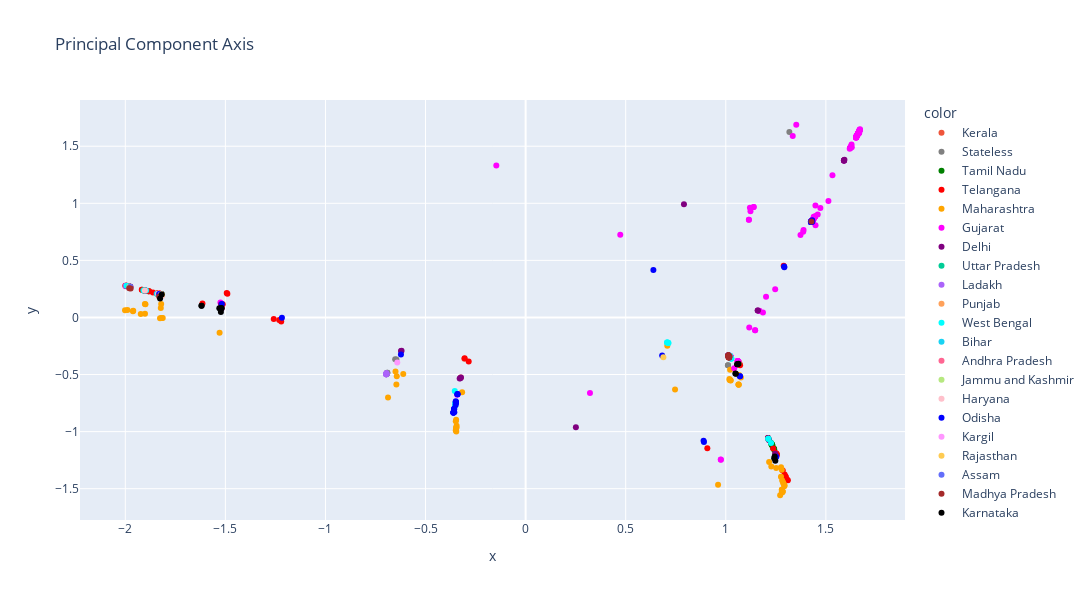

Notebook cell for this chart:
### Code cell
for_x = final_df.PC1.tolist()
for_y = final_df.PC2.tolist()
for_states = final_df.State.tolist()
for_hover = final_df.StrainID.tolist()

fig = px.scatter(x=for_x, y=for_y, color=for_states, height=600, width=1200,
                 title="Principal Component Axis",
                color_discrete_map={
                "Stateless": "grey",
                "Tamil Nadu": "green",
                "Telangana": "red",
                "Maharashtra": "orange",
                "Gujarat": "magenta",
                "Delhi": "purple",
                "West Bengal": "aqua",
                "Haryana": "pink",
                "Odisha": "blue",
                "Madhya Pradesh": "brown",
                "Karnataka": "black"})
fig.show()

### Figure 1 — Plotly figure (JSON) as saved in the notebook; plotly's stock layout.template omitted (floating-point values rounded to 4 significant figures; data arrays with more than 128 entries replaced by an {"elided": "..."} marker saying what was removed)
{"data": [{"hovertemplate": "color=Kerala<br>x=%{x}<br>y=%{y}<extra></extra>", "legendgroup": "Kerala", "marker": {"color": "#EF553B", "symbol": "circle"}, "mode": "markers", "name": "Kerala", "orientation": "v", "showlegend": true, "type": "scatter", "x": [-0.3057, -0.324], "xaxis": "x", "y": [-0.3617, -0.5258], "yaxis": "y"}, {"hovertemplate": "color=Stateless<br>x=%{x}<br>y=%{y}<extra></extra>", "legendgroup": "Stateless", "marker": {"color": "grey", "symbol": "circle"}, "mode": "markers", "name": "Stateless", "orientation": "v", "showlegend": true, "type": "scatter", "x": [-0.6936, -0.6961, -0.6961, -0.6951, -0.6926, -0.6458, -0.6946, -0.6517, 1.021, -0.6911, -0.6924, -0.6911, -0.6916, -0.6926, 1.017, 1.017, 1.211, 1.011, 1.011, 1.018, 1.018, 1.018, 1.019, 1.318, -1.818, 1.246, 1.246], "xaxis": "x", "y": [-0.4915, -0.4978, -0.4978, -0.4953, -0.4889, -0.3685, -0.494, -0.3663, -0.3435, -0.4851, -0.4872, -0.4851, -0.4863, -0.4889, -0.3385, -0.3385, -1.057, -0.4178, -0.4178, -0.34, -0.34, -0.34, -0.3409, 1.624, 0.2011, -1.192, -1.192], "yaxis": "y"}, {"hovertemplate": "color=Tamil Nadu<br>x=%{x}<br>y=%{y}<extra></extra>", "legendgroup": "Tamil Nadu", "marker": {"color": "green", "symbol": "circle"}, "mode": "markers", "name": "Tamil Nadu", "orientation": "v", "showlegend": true, "type": "scatter", "x": [-1.826, 1.227, 1.23, 1.227, -1.822, 1.232, 1.241, 1.241, 1.232, 1.242, 1.232, -1.826, -1.826, 1.236, 1.23, 1.23, 1.232, 1.226, 1.24, -1.819, -1.818, -1.979, -1.522, -1.52, -1.818, -1.523, -1.818, -1.819, -1.834, -1.818, -1.824, -1.818, -1.883, -1.818], "xaxis": "x", "y": [0.2042, -1.104, -1.112, -1.104, 0.1992, -1.121, -1.153, -1.153, -1.118, -1.156, -1.118, 0.2042, 0.2042, -1.143, -1.112, -1.112, -1.118, -1.101, -1.15, 0.2016, 0.2011, 0.2708, 0.08333, 0.08312, 0.2011, 0.08355, 0.2011, 0.2016, 0.2075, 0.2011, 0.1998, 0.2011, 0.2302, 0.2011], "yaxis": "y"}, {"hovertemplate": "color=Telangana<br>x=%{x}<br>y=%{y}<extra></extra>", "legendgroup": "Telangana", "marker": {"color": "red", "symbol": "circle"}, "mode": "markers", "name": "Telangana", "orientation": "v", "showlegend": true, "type": "scatter", "x": [-1.818, -1.513, -1.836, -1.818, -1.832, -1.992, -1.828, -1.823, -1.918, -1.818, -1.82, -1.835, -1.992, -1.493, -1.836, -1.836, -1.83, -1.49, -1.818, -1.883, -1.993, -1.818, -1.818, -1.818, -1.827, -1.231, -1.834, -1.824, -1.832, -1.829, -1.221, -1.615, -1.904, -1.818, -0.3046, -1.828, -1.979, -1.881, -1.82, -1.828, -1.832, -1.832, -1.975, -1.839, -1.258, -1.837, -1.837, -1.917, -1.908, -1.823, -1.862, -1.833, -1.835, -1.984, -1.818, -2.0, -1.902, -1.519, -1.519, -1.829, 1.25, 1.254, 1.237, 1.254, 0.9078, 1.256, 1.068, 1.067, 1.071, 1.285, 1.299, 1.294, 1.307, 1.307, 1.31, 1.299, 1.3, -1.818, -1.992, -1.995, -1.995, -1.995, -1.992, 1.02, 1.02, -1.818, -1.823, -1.824, -1.908, -1.992, 1.013, -1.82, 1.289, -0.2844, -1.82, -1.82, 1.211], "xaxis": "x", "y": [0.2011, 0.1167, 0.2085, 0.2011, 0.2096, 0.2756, 0.205, 0.2032, 0.2435, 0.2011, 0.2011, 0.2082, 0.2756, 0.2143, 0.2085, 0.2085, 0.2058, 0.2067, 0.2011, 0.2302, 0.2763, 0.2011, 0.2011, 0.2011, 0.2045, -0.02341, 0.2075, 0.2033, 0.2064, 0.2055, -0.03498, 0.1226, 0.2368, 0.2011, -0.3571, 0.208, 0.2708, 0.229, 0.2021, 0.208, 0.2069, 0.2069, 0.2686, 0.2124, -0.01416, 0.2072, 0.2072, 0.242, 0.2387, 0.2032, 0.218, 0.2116, 0.2107, 0.2728, 0.2011, 0.2784, 0.2362, 0.1184, 0.1184, 0.2042, -1.187, -1.196, -1.147, -1.196, -1.145, -1.203, -0.4033, -0.403, -0.4189, -1.34, -1.394, -1.376, -1.425, -1.425, -1.427, -1.394, -1.408, 0.2011, 0.2756, 0.277, 0.277, 0.277, 0.2756, -0.3414, -0.3414, 0.2011, 0.2032, 0.2037, 0.2357, 0.2756, -0.3326, 0.2, 0.4535, -0.3866, 0.2, 0.2, -1.057], "yaxis": "y"}, {"hovertemplate": "color=Maharashtra<br>x=%{x}<br>y=%{y}<extra></extra>", "legendgroup": "Maharashtra", "marker": {"color": "orange", "symbol": "circle"}, "mode": "markers", "name": "Maharashtra", "orientation": "v", "showlegend": true, "type": "scatter", "x": [-1.829, -1.902, 1.013, -0.3488, 0.7078, -1.52, -1.819, -1.904, -1.823, -1.826, -1.823, -1.84, 1.28, 1.281, 1.292, 1.284, 1.282, 1.024, 1.024, 1.252, 1.288, 1.282, 1.286, 1.294, 1.284, -0.6437, -0.6501, 1.021, -0.3173, -0.6874, 1.064, 1.075, -0.3448, -0.3465, 1.018, 1.019, -0.349, -0.3489, -0.3472, -0.3464, -0.346, -0.347, -1.819, -1.923, -1.902, -1.899, -1.979, -1.823, -1.821, 1.067, -1.96, -1.826, -2.001, 1.276, -1.813, -0.6114, -1.962, 1.28, 0.9615, -1.818, -1.902, 0.7465, -1.529, 1.28, 1.282, 1.227, 1.281, -0.6457, 1.28, 1.283, 1.065, 1.216, 1.06, 1.272, -1.989, -1.835, 1.067, 1.067, 1.063, 1.276], "xaxis": "x", "y": [0.2085, 0.2362, -0.3326, -0.7438, -0.2485, 0.08312, 0.2016, 0.2368, 0.2032, 0.2042, 0.2032, 0.2061, -1.51, -1.514, -1.479, -1.525, -1.518, -0.5524, -0.551, -1.32, -1.454, -1.518, -1.447, -1.47, -1.525, -0.514, -0.4732, -0.4572, -0.6559, -0.7019, -0.5874, -0.5271, -0.9486, -0.9657, -0.5392, -0.5474, -0.9911, -0.909, -0.8957, -0.9998, -0.9609, -0.9708, -0.004819, 0.03077, 0.03146, 0.1161, 0.2708, 0.08186, 0.1188, -0.5066, 0.05895, -0.006003, 0.06377, -1.395, -0.004057, -0.4946, 0.05373, -1.526, -1.465, -0.00388, 0.1169, -0.6318, -0.133, -1.51, -1.429, -1.306, -1.514, -0.5879, -1.334, -1.531, -0.5889, -1.265, -0.3832, -1.558, 0.06633, 0.2104, -0.394, -0.5066, -0.5884, -1.312], "yaxis": "y"}, {"hovertemplate": "color=Gujarat<br>x=%{x}<br>y=%{y}<extra></extra>", "legendgroup": "Gujarat", "marker": {"color": "magenta", "symbol": "circle"}, "mode": "markers", "name": "Gujarat", "orientation": "v", "showlegend": true, "type": "scatter", "x": {"elided": "201 float values"}, "xaxis": "x", "y": {"elided": "201 float values"}, "yaxis": "y"}, {"hovertemplate": "color=Delhi<br>x=%{x}<br>y=%{y}<extra></extra>", "legendgroup": "Delhi", "marker": {"color": "purple", "symbol": "circle"}, "mode": "markers", "name": "Delhi", "orientation": "v", "showlegend": true, "type": "scatter", "x": [-1.82, -1.979, 1.216, 1.247, -1.819, 0.2511, -1.819, -1.818, -1.818, -1.818, -1.818, -1.818, -1.818, 1.216, -1.819, -1.818, -1.819, -1.818, -1.818, -1.819, -1.818, -1.902, -1.822, -1.818, -1.818, -1.822, -1.818, -1.819, -1.818, -1.818, -1.818, -1.818, -1.818, -1.818, -1.818, -1.818, -1.818, 1.16, -0.6198, 1.59, -0.3295, 1.015, -0.6227, 1.16, 1.211, 1.59, 1.593, 1.59, 1.59, 1.213, 1.212, 0.791, -0.3263, -1.819, -1.522, -1.975, -1.982, -1.983, -1.518, -1.818, -1.818, -1.898, -1.902, -1.82, -1.992, -0.323, -1.822, -1.819, -1.819, -1.902, -1.976, -1.836, -1.993, -1.82, 1.014, 1.013], "xaxis": "x", "y": [0.2021, 0.2708, -1.073, -1.195, 0.2016, -0.9625, 0.2016, 0.2011, 0.2011, 0.2011, 0.2011, 0.2011, 0.2011, -1.073, 0.2016, 0.2011, 0.2016, 0.2011, 0.2011, 0.2016, 0.2011, 0.2362, 0.2027, 0.2011, 0.2011, 0.2027, 0.2011, 0.2016, 0.2011, 0.2011, 0.2011, 0.2011, 0.2011, 0.2011, 0.2011, 0.2011, 0.2011, 0.06134, -0.2922, 1.375, -0.5344, -0.3352, -0.2939, 0.06134, -1.057, 1.375, 1.382, 1.375, 1.375, -1.062, -1.06, 0.9908, -0.5325, 0.2016, 0.1166, 0.2686, 0.2722, 0.2718, 0.07841, 0.2011, 0.2011, 0.2368, 0.2362, 0.2021, 0.2756, -0.5253, 0.2021, 0.2016, 0.2016, 0.2362, 0.2692, 0.2085, 0.2763, 0.2022, -0.3344, -0.3326], "yaxis": "y"}, {"hovertemplate": "color=Uttar Pradesh<br>x=%{x}<br>y=%{y}<extra></extra>", "legendgroup": "Uttar Pradesh", "marker": {"color": "#00cc96", "symbol": "circle"}, "mode": "markers", "name": "Uttar Pradesh", "orientation": "v", "showlegend": true, "type": "scatter", "x": [1.014, -1.818, -1.819, -1.91, 1.213], "xaxis": "x", "y": [-0.3344, 0.2011, 0.2016, 0.2384, -1.062], "yaxis": "y"}, {"hovertemplate": "color=Ladakh<br>x=%{x}<br>y=%{y}<extra></extra>", "legendgroup": "Ladakh", "marker": {"color": "#ab63fa", "symbol": "circle"}, "mode": "markers", "name": "Ladakh", "orientation": "v", "showlegend": true, "type": "scatter", "x": [-0.6961, -0.6961, -0.6951, -0.6961, -0.6956, -0.6956], "xaxis": "x", "y": [-0.4979, -0.4979, -0.4953, -0.4979, -0.4966, -0.4857], "yaxis": "y"}, {"hovertemplate": "color=Punjab<br>x=%{x}<br>y=%{y}<extra></extra>", "legendgroup": "Punjab", "marker": {"color": "#FFA15A", "symbol": "circle"}, "mode": "markers", "name": "Punjab", "orientation": "v", "showlegend": true, "type": "scatter", "x": [1.014], "xaxis": "x", "y": [-0.3335], "yaxis": "y"}, {"hovertemplate": "color=West Bengal<br>x=%{x}<br>y=%{y}<extra></extra>", "legendgroup": "West Bengal", "marker": {"color": "aqua", "symbol": "circle"}, "mode": "markers", "name": "West Bengal", "orientation": "v", "showlegend": true, "type": "scatter", "x": [-1.818, -1.818, -1.818, -1.908, -0.354, -0.3528, 0.71, 0.7065, 1.013, 0.7065, -0.3503, 1.019, 1.014, 1.017, -0.3508, 1.213, 1.014, 1.015, 1.015, 1.02, -1.995, -0.3478, 1.213, 1.016, 0.7131, 1.018, 1.018, 1.018, 1.027, 1.021, 1.02, 1.226, 1.02, -0.35, 1.014, 1.027, 1.027, 1.02, 1.027, 1.022, 1.014, 0.7131, 1.013, 1.018, -1.896], "xaxis": "x", "y": [0.2011, 0.2011, 0.2011, 0.2356, -0.6445, -0.7754, -0.2204, -0.2204, -0.3326, -0.2204, -0.7487, -0.3375, -0.3335, -0.3379, -0.7526, -1.062, -0.3335, -0.3352, -0.3352, -0.3414, 0.277, -0.7482, -1.062, -0.3361, -0.2239, -0.3367, -0.3387, -0.3367, -0.3591, -0.3424, -0.3433, -1.101, -0.3433, -0.7526, -0.3344, -0.3591, -0.3591, -0.3414, -0.3591, -0.3354, -0.3344, -0.2239, -0.3326, -0.3407, 0.2363], "yaxis": "y"}, {"hovertemplate": "color=Bihar<br>x=%{x}<br>y=%{y}<extra></extra>", "legendgroup": "Bihar", "marker": {"color": "#19d3f3", "symbol": "circle"}, "mode": "markers", "name": "Bihar", "orientation": "v", "showlegend": true, "type": "scatter", "x": [-1.818, -1.818, -1.834, -1.843, -1.818, -1.983], "xaxis": "x", "y": [0.2011, 0.2011, 0.2065, 0.208, 0.2011, 0.2718], "yaxis": "y"}, {"hovertemplate": "color=Andhra Pradesh<br>x=%{x}<br>y=%{y}<extra></extra>", "legendgroup": "Andhra Pradesh", "marker": {"color": "#FF6692", "symbol": "circle"}, "mode": "markers", "name": "Andhra Pradesh", "orientation": "v", "showlegend": true, "type": "scatter", "x": [-1.976, -1.819], "xaxis": "x", "y": [0.265, 0.2016], "yaxis": "y"}, {"hovertemplate": "color=Jammu and Kashmir<br>x=%{x}<br>y=%{y}<extra></extra>", "legendgroup": "Jammu and Kashmir", "marker": {"color": "#B6E880", "symbol": "circle"}, "mode": "markers", "name": "Jammu and Kashmir", "orientation": "v", "showlegend": true, "type": "scatter", "x": [-1.979], "xaxis": "x", "y": [0.2708], "yaxis": "y"}, {"hovertemplate": "color=Haryana<br>x=%{x}<br>y=%{y}<extra></extra>", "legendgroup": "Haryana", "marker": {"color": "pink", "symbol": "circle"}, "mode": "markers", "name": "Haryana", "orientation": "v", "showlegend": true, "type": "scatter", "x": [-1.819, -1.902, -1.816, -1.834, -1.834, -1.834, -1.835, -1.817, -1.818, -1.824, -1.818], "xaxis": "x", "y": [0.2016, 0.2362, 0.1871, 0.2075, 0.2075, 0.2075, 0.208, 0.1987, 0.1923, 0.2037, 0.2011], "yaxis": "y"}, {"hovertemplate": "color=Odisha<br>x=%{x}<br>y=%{y}<extra></extra>", "legendgroup": "Odisha", "marker": {"color": "blue", "symbol": "circle"}, "mode": "markers", "name": "Odisha", "orientation": "v", "showlegend": true, "type": "scatter", "x": [-1.827, -0.3486, -1.217, -0.3561, -0.3478, -0.3399, 1.071, -0.3411, 1.016, 0.8909, 1.014, -0.34, -0.3493, -0.3574, -0.3572, -0.3478, -0.3569, -0.3608, 1.071, -0.3608, -0.3608, -1.831, -0.3494, -0.3611, 1.253, -0.6229, 0.6383, 1.433, 1.426, 1.292, 1.429, 1.429, 1.426, 1.426, 1.426, 1.426, 0.6822, 1.432, 1.428, 1.425, 1.293, 1.428, -1.518, 1.014, 1.013, 0.889], "xaxis": "x", "y": [0.2045, -0.7481, -0.001629, -0.8305, -0.7425, -0.6737, -0.5146, -0.6736, -0.3372, -1.091, -0.3335, -0.6709, -0.7338, -0.8047, -0.8026, -0.7425, -0.8006, -0.8323, -0.5159, -0.8323, -0.8323, 0.2064, -0.7662, -0.8344, -1.22, -0.3235, 0.4151, 0.838, 0.8361, 0.4466, 0.8439, 0.8426, 0.8361, 0.8361, 0.8361, 0.8361, -0.3341, 0.8519, 0.8404, 0.8382, 0.4387, 0.8404, 0.1179, -0.3335, -0.3326, -1.081], "yaxis": "y"}, {"hovertemplate": "color=Kargil<br>x=%{x}<br>y=%{y}<extra></extra>", "legendgroup": "Kargil", "marker": {"color": "#FF97FF", "symbol": "circle"}, "mode": "markers", "name": "Kargil", "orientation": "v", "showlegend": true, "type": "scatter", "x": [-0.6413], "xaxis": "x", "y": [-0.3947], "yaxis": "y"}, {"hovertemplate": "color=Rajasthan<br>x=%{x}<br>y=%{y}<extra></extra>", "legendgroup": "Rajasthan", "marker": {"color": "#FECB52", "symbol": "circle"}, "mode": "markers", "name": "Rajasthan", "orientation": "v", "showlegend": true, "type": "scatter", "x": [-1.818, 1.017, -1.82, 0.6881, -1.818, -1.818], "xaxis": "x", "y": [0.2011, -0.3378, 0.2021, -0.3476, 0.2011, 0.2011], "yaxis": "y"}, {"hovertemplate": "color=Assam<br>x=%{x}<br>y=%{y}<extra></extra>", "legendgroup": "Assam", "marker": {"color": "#636efa", "symbol": "circle"}, "mode": "markers", "name": "Assam", "orientation": "v", "showlegend": true, "type": "scatter", "x": [-1.824, -1.975], "xaxis": "x", "y": [0.2006, 0.2686], "yaxis": "y"}, {"hovertemplate": "color=Madhya Pradesh<br>x=%{x}<br>y=%{y}<extra></extra>", "legendgroup": "Madhya Pradesh", "marker": {"color": "brown", "symbol": "circle"}, "mode": "markers", "name": "Madhya Pradesh", "orientation": "v", "showlegend": true, "type": "scatter", "x": [-1.831, 1.013, 1.013, 1.014, 1.014, 1.428, 1.013, 1.013, 1.013, 1.013, 1.019, -1.98, 1.016, -1.973, 1.017, 1.015, 1.015, 1.013, 1.016], "xaxis": "x", "y": [0.1839, -0.3326, -0.3336, -0.3344, -0.3335, 0.8404, -0.3326, -0.3326, -0.3326, -0.3326, -0.3431, 0.2562, -0.3504, 0.2529, -0.3513, -0.3495, -0.3495, -0.3481, -0.3504], "yaxis": "y"}, {"hovertemplate": "color=Karnataka<br>x=%{x}<br>y=%{y}<extra></extra>", "legendgroup": "Karnataka", "marker": {"color": "black", "symbol": "circle"}, "mode": "markers", "name": "Karnataka", "orientation": "v", "showlegend": true, "type": "scatter", "x": [-1.818, 1.244, 1.05, 1.248, 1.242, -1.826, -1.522, 1.048, -1.519, -1.52, -1.619, -1.62, -1.53, 1.064, 1.058, 1.057, 1.057], "xaxis": "x", "y": [0.2011, -1.219, -0.494, -1.255, -1.233, 0.167, 0.04818, -0.4902, 0.08157, 0.08178, 0.102, 0.1023, 0.07955, -0.405, -0.4107, -0.4096, -0.4096], "yaxis": "y"}], "layout": {"height": 600, "legend": {"title": {"text": "color"}, "tracegroupgap": 0}, "title": {"text": "Principal Component Axis"}, "width": 1200, "xaxis": {"anchor": "y", "domain": [0, 1], "title": {"text": "x"}}, "yaxis": {"anchor": "x", "domain": [0, 1], "title": {"text": "y"}}}}
